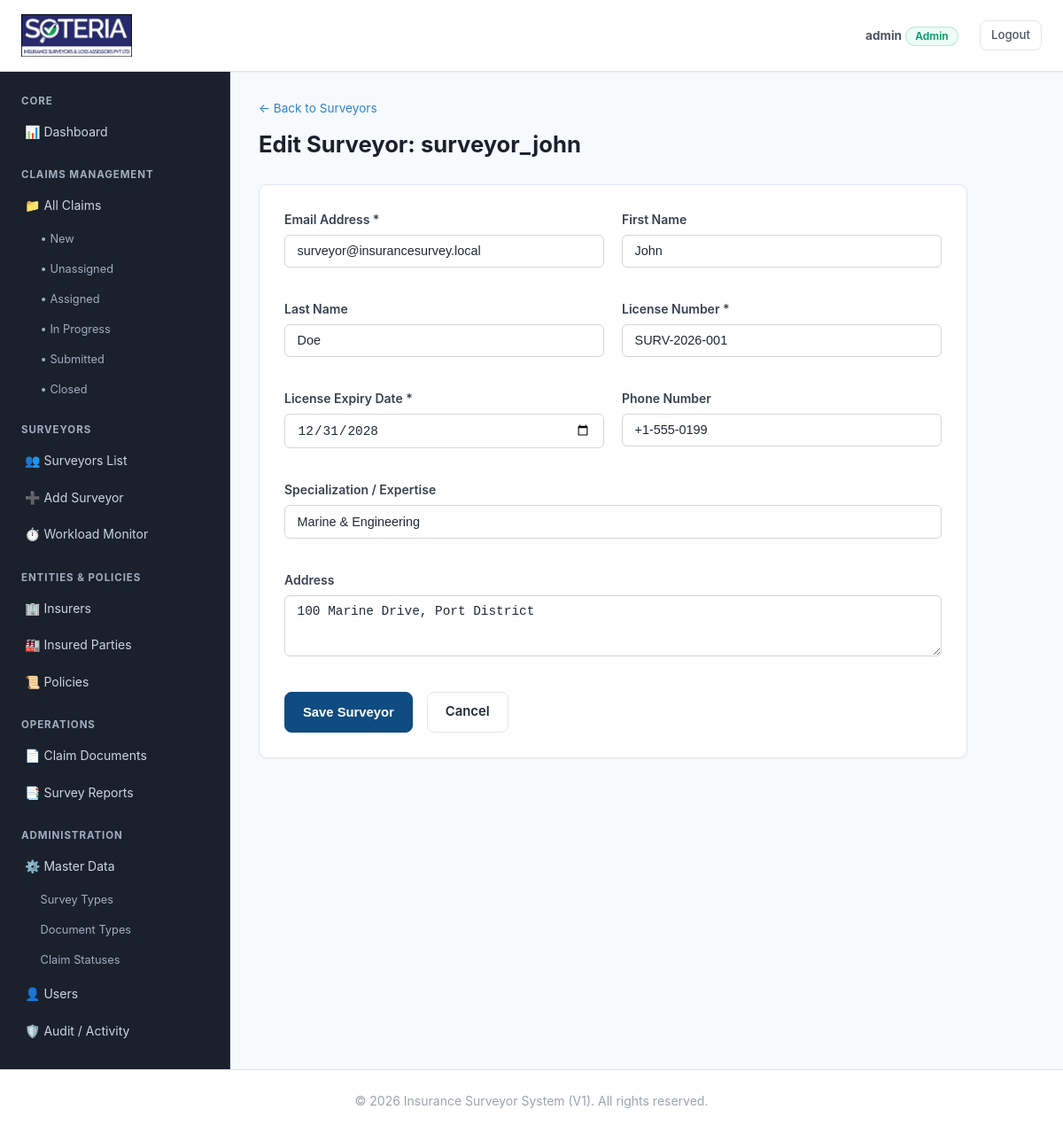
Screenshot of /surveyors/2/edit/ (signed in) with the database file from the repository.
### accounts/models.py (models this page shows, shortened)
class User(AbstractUser):
    class Role(models.TextChoices):
        ADMIN = 'ADMIN', 'Admin'
        SURVEYOR = 'SURVEYOR', 'Surveyor'
    role = models.CharField(
        max_length=20,
        choices=Role.choices,
        default=Role.SURVEYOR,
        help_text="Designates the user role within the system."
    )
    class Meta:
        db_table = 'nis_user'

class SurveyorProfile(models.Model):
    user = models.OneToOneField(
        User,
        on_delete=models.CASCADE,
        related_name='surveyor_profile'
    )
    license_number = models.CharField(max_length=100, unique=True)
    license_expiry = models.DateField()
    phone = models.CharField(max_length=20, blank=True)
    address = models.TextField(blank=True)
    specialization = models.CharField(max_length=255, blank=True, null=True)
    created_at = models.DateTimeField(auto_now_add=True)
    updated_at = models.DateTimeField(auto_now=True)
    class Meta:
        db_table = 'nis_surveyor_profile'
        verbose_name = "Surveyor Profile"
        verbose_name_plural = "Surveyor Profiles"
        ordering = ['-created_at']

### claims/web_views.py (the view)
# urls.py: path('surveyors/<int:pk>/edit/', web_views.surveyor_edit, name='web_surveyor_edit'),
@admin_required
def surveyor_edit(request, pk):
    user = get_object_or_404(User, pk=pk, role=User.Role.SURVEYOR)
    profile, _ = SurveyorProfile.objects.get_or_create(
        user=user,
        defaults={'license_number': f'LIC-{user.id:04d}', 'license_expiry': '2027-12-31'}
    )
    if request.method == 'POST':
        form = SurveyorUpdateForm(request.POST, instance=profile)
        if form.is_valid():
            form.save()
            messages.success(request, f"Surveyor {user.username} updated successfully.")
            return redirect('/surveyors/')
    else:
        form = SurveyorUpdateForm(instance=profile)
    return render(request, 'surveyors/surveyor_form.html', {'form': form, 'title': f'Edit Surveyor: {user.username}'})

### claims/web_views.py (called while the page is built)
def admin_required(view_func):
    @wraps(view_func)
    def _wrapped_view(request, *args, **kwargs):
        if not request.user.is_authenticated:
            return redirect(f"/login/?next={request.path}")
        if request.user.role != User.Role.ADMIN and not request.user.is_superuser:
            raise PermissionDenied("Administrator privileges are required to access this section.")
        return view_func(request, *args, **kwargs)
    return _wrapped_view

### templates/surveyors/surveyor_form.html (shortened to what this page needs)
{% extends 'base.html' %}
{% block content %}
<div class="page-header">
    <div>
        <a href="/surveyors/" style="font-size: 0.85rem; color: #3182ce; text-decoration: none;">&larr; Back to Surveyors</a>
        <h1 class="page-title" style="margin-top: 0.5rem;">{{ title }}</h1>
    </div>
</div>
<div class="form-card">
    <form method="post">
        <div class="form-grid">
            <div class="form-group">
                <label class="form-label">Email Address *</label>
                {{ form.email }}
            </div>
            <div class="form-group">
                <label class="form-label">First Name</label>
                {{ form.first_name }}
            </div>
            <div class="form-group">
                <label class="form-label">Last Name</label>
                {{ form.last_name }}
            </div>
            <div class="form-group">
                <label class="form-label">License Number *</label>
                {{ form.license_number }}
            </div>
            <div class="form-group">
                <label class="form-label">License Expiry Date *</label>
                {{ form.license_expiry }}
            </div>
            <div class="form-group">
                <label class="form-label">Phone Number</label>
                {{ form.phone }}
            </div>
            <div class="form-group" style="grid-column: 1 / -1;">
                <label class="form-label">Specialization / Expertise</label>
                {{ form.specialization }}
            </div>
            <div class="form-group" style="grid-column: 1 / -1;">
                <label class="form-label">Address</label>
                {{ form.address }}
            </div>
        </div>
        <div style="display: flex; gap: 1rem; margin-top: 1.5rem;">
            <button type="submit" class="btn btn-primary">Save Surveyor</button>
            <a href="/surveyors/" class="btn btn-outline">Cancel</a>
        </div>
    </form>
</div>
{% endblock content %}

### templates/base.html (shortened to what this page needs)
{% load static %}
<!DOCTYPE html>
<html lang="en">
<head>
    <link rel="stylesheet" href="{% static 'css/style.css' %}">
</head>
<body>
    <header class="site-header">
        <nav class="navbar">
            <div class="nav-left">
                <a href="/" class="brand-wrapper">
                    <img src="{% static 'images/soteria_logo.png' %}" alt="Soteria Logo" class="brand-logo-img">
                </a>
            </div>
            <ul class="nav-links">
                {% if request.user.is_authenticated %}
                    <li class="navbar-user-info">
                        <span style="font-size: 0.85rem; color: #4b5563;">
                            <strong>{{ request.user.username }}</strong>
                            <span class="badge badge-success">{{ request.user.get_role_display|default:request.user.role }}</span>
                        </span>
                    </li>
                    <li><a href="/logout/" class="btn btn-outline" style="padding: 0.35rem 0.75rem; font-size: 0.825rem;">Logout</a></li>
                {% else %}
                    <li><a href="/login/" class="btn btn-primary" style="padding: 0.35rem 0.85rem; font-size: 0.825rem; color: #ffffff;">Login</a></li>
                {% endif %}
            </ul>
        </nav>
    </header>
    {% block layout %}
    <div class="admin-layout">
        <aside class="admin-sidebar">
            {% if request.user.role == 'SURVEYOR' %}
                <div>
                    <div class="sidebar-heading">Surveyor Portal</div>
                    <ul class="sidebar-menu">
                        <li><a href="/dashboard/surveyor/">📊 Dashboard</a></li>
                        <li><a href="/claims/">📁 My Assigned Claims</a></li>
                    </ul>
                </div>
            {% else %}
                <div>
                    <div class="sidebar-heading">Core</div>
                    <ul class="sidebar-menu">
                        <li><a href="/dashboard/admin/">📊 Dashboard</a></li>
                    </ul>
                </div>
                <div>
                    <div class="sidebar-heading">Claims Management</div>
                    <ul class="sidebar-menu">
                        <li>
                            <a href="/claims/">📁 All Claims</a>
                            <ul class="sidebar-submenu">
                                <li><a href="/claims/?status=NEW">• New</a></li>
                                <li><a href="/claims/?filter=unassigned">• Unassigned</a></li>
                                <li><a href="/claims/?status=ASSIGNED">• Assigned</a></li>
                                <li><a href="/claims/?filter=in_progress">• In Progress</a></li>
                                <li><a href="/claims/?status=REPORT_SUBMITTED">• Submitted</a></li>
                                <li><a href="/claims/?status=CLOSED">• Closed</a></li>
                            </ul>
                        </li>
                    </ul>
                </div>
                <div>
                    <div class="sidebar-heading">Surveyors</div>
                    <ul class="sidebar-menu">
                        <li><a href="/surveyors/">👥 Surveyors List</a></li>
                        <li><a href="/surveyors/add/">➕ Add Surveyor</a></li>
                        <li><a href="/surveyors/workload/">⏱️ Workload Monitor</a></li>
                    </ul>
                </div>
                <div>
                    <div class="sidebar-heading">Entities &amp; Policies</div>
                    <ul class="sidebar-menu">
                        <li><a href="/insurers/">🏢 Insurers</a></li>
                        <li><a href="/insured/">🏭 Insured Parties</a></li>
                        <li><a href="/policies/">📜 Policies</a></li>
                    </ul>
                </div>
                <div>
                    <div class="sidebar-heading">Operations</div>
                    <ul class="sidebar-menu">
                        <li><a href="/documents/">📄 Claim Documents</a></li>
                        <li><a href="/reports/">📑 Survey Reports</a></li>
                    </ul>
                </div>
                <div>
                    <div class="sidebar-heading">Administration</div>
                    <ul class="sidebar-menu">
                        <li>
                            <a href="/master/survey-types/">⚙️ Master Data</a>
                            <ul class="sidebar-submenu">
                                <li><a href="/master/survey-types/">Survey Types</a></li>
                                <li><a href="/master/document-types/">Document Types</a></li>
                                <li><a href="/master/claim-statuses/">Claim Statuses</a></li>
                            </ul>
                        </li>
                        <li><a href="/users/">👤 Users</a></li>
                        <li><a href="/audit/">🛡️ Audit / Activity</a></li>
                    </ul>
                </div>
            {% endif %}
        </aside>
        <main class="admin-content">
            {% block content %}
            {% endblock %}
        </main>
    </div>
    {% endblock layout %}
    <footer class="site-footer">
        <p>&copy; {% now "Y" %} Insurance Surveyor System (V1). All rights reserved.</p>
    </footer>
</body>
</html>

### rows the page displays
User: user.username "admin", user.role "Admin"
User: email "surveyor@insurancesurvey.local", first_name "John", last_name "Doe"
SurveyorProfile: license_number "SURV-2026-001", license_expiry "12/31/2028", phone "+1-555-0199", specialization "Marine & Engineering", address "100 Marine Drive, Port District"

### other values shown
{{ title }} "Edit Surveyor: surveyor_john"
